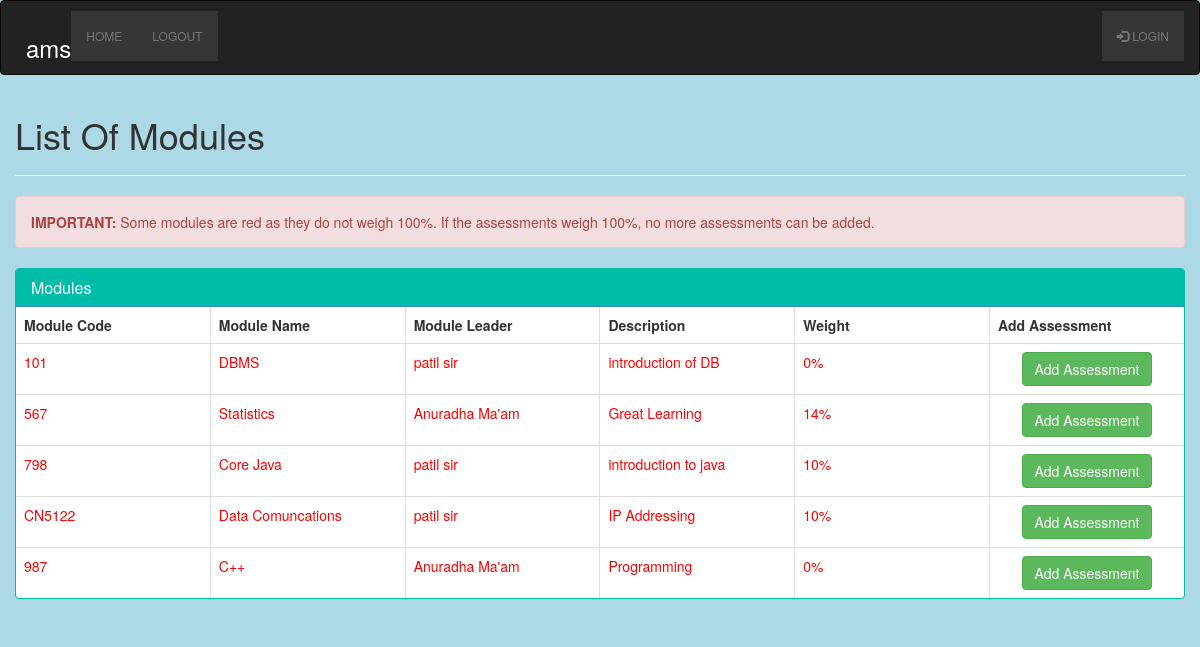
Screenshot of /admin/admin-view-modules.php with the database file from the repository.
### tables this page shows
CREATE TABLE `users` (
  `id` varchar(8) NOT NULL,
  `name` varchar(25) NOT NULL,
  `surname` varchar(25) NOT NULL,
  `email` varchar(100) NOT NULL,
  `username` varchar(10) NOT NULL,
  `password` varchar(10) NOT NULL,
  `rank` varchar(15) NOT NULL,
  `level` int(1) NOT NULL
);

CREATE TABLE `assessment` (
  `assessment_code` int(9) NOT NULL,
  `module_code` varchar(15) NOT NULL,
  `name` varchar(250) NOT NULL,
  `number_markers` varchar(9) NOT NULL,
  `marking_scheme` varchar(9) NOT NULL,
  `weighs` varchar(5) NOT NULL,
  `description` varchar(255) NOT NULL,
  `deadline` varchar(15) NOT NULL,
  `markers` varchar(250) NOT NULL,
  `sub_assessment` varchar(250) NOT NULL,
  `sub_assessment_description` varchar(250) NOT NULL,
  `sub_assessment_weight` varchar(250) NOT NULL,
  `sub_assessment_marking_scheme` varchar(25) NOT NULL,
  `sub_assessment_deadline` varchar(15) NOT NULL
);

### admin/admin-view-modules.php (the view, shortened to what this page needs)
<!DOCTYPE html>
<html>
  <?php
    include "../includes/header.php";
    include "../includes/admin-navbar.php";
    include "../db_handler.php";
  ?>
  <link rel="stylesheet" href="https://maxcdn.bootstrapcdn.com/bootstrap/3.3.7/css/bootstrap.min.css">
<head>
    <link rel="stylesheet" type="text/css" href="bootstrap/css/bootstrap.min.css"/>
</head>
<body style="background-color:lightblue">
<div class="container">
    <div class="row">
    	<h1>List Of Modules</h1>
    	<hr>
      <div class="alert alert-danger" role="alert" id="alertUser" style="display: none;">
        <strong>IMPORTANT:</strong> Some modules are red as they do not weigh 100%. If the assessments weigh 100%, no more assessments can be added.
      </div>
        <div class="panel panel-primary filterable" style="border-color: #00bdaa;">
            <div class="panel-heading" style="background-color: #00bdaa;">
                <h3 class="panel-title">Modules</h3>
            </div>
            <div class="table-responsive">
              <table class="table table-bordered table-hover">
                  <thead>
                      <tr class="filters">
                          <th><input type="text" class="form-control" placeholder="Module Code" disabled></th>
                          <th><input type="text" class="form-control" placeholder="Module Name" disabled></th>
                          <th><input type="text" class="form-control" placeholder="Module Leader" disabled></th>
                          <th><input type="text" class="form-control" placeholder="Description" disabled></th>
                          <th><input type="text" class="form-control" placeholder="Weight" disabled></th>
                          <th><input type="text" class="form-control" placeholder="Add Assessment" disabled></th>
                      </tr>
                  </thead>
                  <tbody>
                      <?php
                          $output = '';
                          if(isset($_POST["query"]))
                          {
                           $search = mysqli_real_escape_string($conn, $_POST["query"]);
                           $query = "
                            SELECT * FROM module
                            WHERE module_code LIKE '%".$search."%'
                            OR module_name LIKE '%".$search."%'
                            OR module_leader LIKE '%".$search."%'
                           ";
                          }
                          else
                          {
                           $query = "
                            SELECT DISTINCT module_code, module_name, module_leader, description, assessment1, assessment2, assessment3 FROM module
                           ";
                          }
                          $result = mysqli_query($conn, $query);
                          if(mysqli_num_rows($result) > 0) {
                           while($row = mysqli_fetch_array($result))
                           {
                          $mcode = $row["module_code"];
                          $sql = "SELECT assessment1, assessment2, assessment3 FROM module WHERE module_code = '$mcode'";
                              $answer = mysqli_query($conn, $sql);
                              $test = mysqli_fetch_array($answer);
                              $a2 = $test['assessment2'];
                              $recieve = "SELECT weighs FROM assessment WHERE assessment_code = '$a2'";
                              $recieved = mysqli_query($conn, $recieve);
							  $int1=0;
							  $int2=0;
							  $int3=0;
                              $moduleSize = 0;
                              while ($row2 = mysqli_fetch_array($recieved)) {
                                $a2weight = $row2['weighs'];
								$int2=(int)$a2weight;
                              }
                              $moduleSize = $moduleSize + $int1 + $int2+ $int3;
                              if($moduleSize < 100) {
                                echo '<body onLoad="informUser()">';
                                $module = $row["module_code"];
                                $output .= '
                                <tr style="color: red">
                                  <td>'.$row["module_code"].'</td>
                                  <td>'.$row["module_name"].'</td> ';
                                  $lid = $row['module_leader'];
                                  $query1 = "SELECT name, surname FROM users WHERE id = '$lid'";
                                  $result1 = mysqli_query($conn, $query1);
                                  while ($row4 = mysqli_fetch_array($result1)) {
                                    $output .= '<td>'.$row4["name"]." ".$row4["surname"].'</td>';
                                  }
                                  $output .= '
                                  <td>'.$row["description"].'</td>
                                  <td>'. $moduleSize .'%</td>
                                  ';
                                  if($moduleSize != 100) {
                                    $output .= '
                                      <td class="text-center">
                                        <button type="button" class="btn btn-success"><a href="add-assessment.php?id=' . $module . '">Add Assessment</a></button>
                                      </td>
                                    ';
                                  }
                                  $output .= '
                               </tr>';
                           }
                         }
                        }
                        echo $output;
                      ?>
                      </tbody>
                  </table>
              </div>
            </div>
        </div>
    </div>
</body>
</html>

### includes/admin-navbar.php (style rules this page uses)
div { display: block; }

### admin/admin-view-modules.php (style rules this page uses)
.filterable { margin-top: 15px; }
.filterable .filters input[disabled] { background-color: transparent; border: none; cursor: auto; box-shadow: none; padding: 0; height: auto; }
a { color: white; }

### rows the page displays
users: name "patil", surname "sir"
users: name "Anuradha", surname "Ma'am"
assessment: weighs "14"
assessment: weighs "10"
assessment: weighs "10"

### other values shown
$name "HOME"
$name "LOGOUT"
$row["module_code"] "101 567 798 CN5122 987"
$row["module_name"] "DBMS Statistics Core Java Data Comuncations C++"
$row["description"] "introduction of DB Great Learning introduction to java IP Addressing Programming"
$moduleSize "0 0"
